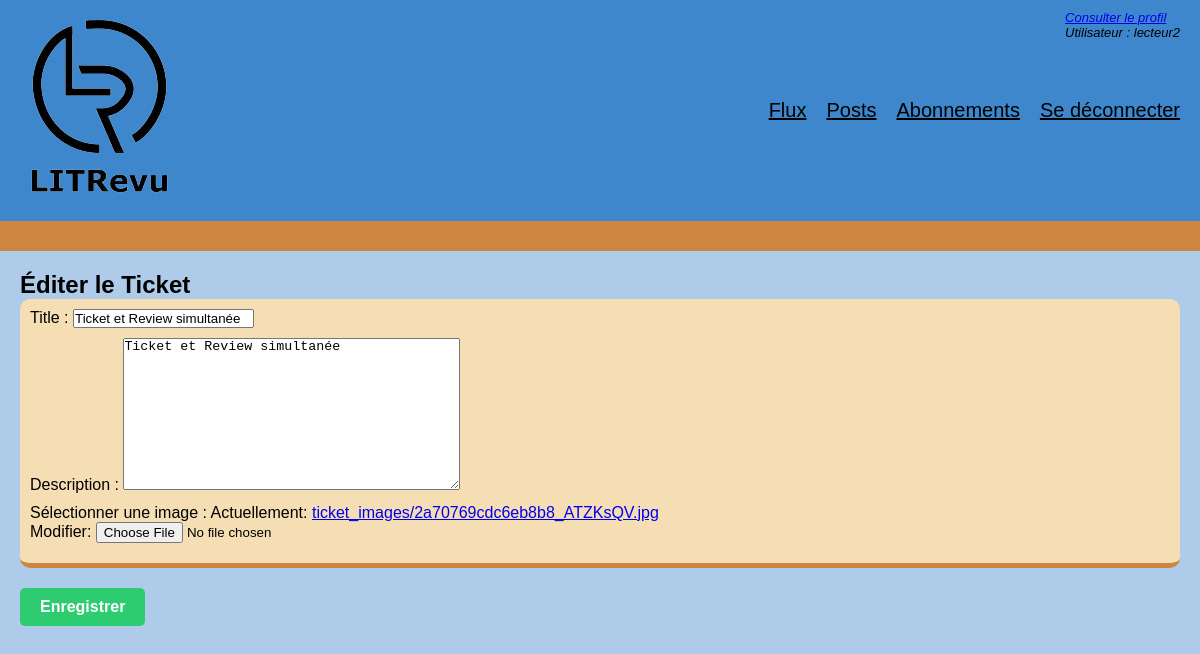
Screenshot of /edit_ticket/24/ (signed in) with the database file from the repository.
### app_books/models.py (models this page shows)
class Ticket(models.Model):
    title = models.CharField(max_length=128)
    description = models.TextField(max_length=2048, blank=True)
    user = models.ForeignKey(to=settings.AUTH_USER_MODEL, on_delete=models.CASCADE)
    image = models.ImageField(upload_to="ticket_images/", null=True, blank=True)
    time_created = models.DateTimeField(auto_now_add=True)
    review_exist = models.BooleanField(default=False)

### app_books/views.py (the view)
# urls.py: path("edit_ticket/<int:ticket_id>/", views.edit_ticket, name="edit_ticket"),
@login_required
def edit_ticket(request, ticket_id):
    ticket = get_object_or_404(Ticket, id=ticket_id, user=request.user)
    if request.method == "POST":
        form = TicketForm(request.POST, request.FILES, instance=ticket)
        if form.is_valid():
            form.save()
            return redirect("posts")
    else:
        form = TicketForm(instance=ticket)
    return render(request, "edit_ticket.html", {"form": form, "ticket": ticket})

### app_books/forms.py
class TicketForm(forms.ModelForm):
    title = forms.CharField(
        widget=forms.TextInput(attrs={"placeholder": "Ajouter un titre"})
    )
    description = forms.CharField(
        widget=forms.Textarea(attrs={"placeholder": "Ajouter une description"})
    )
    image = forms.ImageField(label="Sélectionner une image")
    class Meta:
        model = Ticket
        fields = ("title", "description", "image")

### app_books/templates/edit_ticket.html (shortened to what this page needs)
{% extends 'base.html' %}
{% block content %}
<h2>Éditer le Ticket</h2>
<form method="post" enctype="multipart/form-data">
    <div class="ticket-container">
        {{ form.as_p }}
    </div>
    <button class="button success-button" type="submit">Enregistrer</button>
</form>
{% endblock %}

### app_books/templates/base.html (shortened to what this page needs)
{% load static %}
<!DOCTYPE html>
<html lang="en">
<head>
    <link rel="stylesheet" href="{% static 'styles.css' %}">
    <link rel="stylesheet" href="https://cdnjs.cloudflare.com/ajax/libs/font-awesome/5.15.3/css/all.min.css">
</head>
<body>
    <header>
        <div>
            <img src="{% static 'logo_LITRevu-removebg-preview.png' %}" alt="Logo" />
        </div>
        {% if user.is_authenticated %}
        <nav>
            <ul>
                <li><a href="{% url 'home' %}">Flux</a></li>
                <li><a href="{% url 'posts' %}">Posts</a></li>
                <li><a href="{% url 'subscription' %}">Abonnements</a></li>
                <li><a href="{% url 'logout' %}">Se déconnecter</a></li>
            </ul>
            <div class="user_connected">
                <a href="{% url 'profile' %}">Consulter le profil</a></li>
                <p>Utilisateur : {{ user.username }}</p>
            </div>
        </nav>
        {% endif %}
    </header>
    <div class="container">
        {% block content %}
        {% endblock %}
    </div>
</body>
</html>

### app_books/static/styles.css (style rules this page uses)
* { margin: 0; padding: 0; list-style-type: none; }
body { font-family: Arial, sans-serif; background-color: #aecce9; }
.container { max-width: 1200px; margin: 0 auto; padding: 20px; }
header { display: flex; justify-content: space-between; align-items: center; background-color: #3f87cc; border-bottom: 30px solid peru; padding: 10px 0; }
header img { margin-right: 20px; }
.user_connected { position: absolute; top: 0; right: 0; margin-top: 10px; margin-right: 20px; font-size: small; font-style: italic; }
ul { list-style-type: none; }
nav ul { list-style: none; display: flex; padding: 10px; margin-right: 10px; justify-content: space-around; }
nav ul li { margin-right: 20px; }
nav ul li:last-child { margin-right: 0; }
nav ul li a { text-decoration: underline; transition: color 0.3s; color: black; font-size: 20px; font-weight: 100; }
.ticket-container, .review-container { list-style-type: none; position: relative; }
.ticket-container { background-color: wheat; color: black; padding: 10px; margin-bottom: 20px; border-bottom: 5px solid peru; border-radius: 10px; }
.ticket-container>* { margin-bottom: 10px; }
.button { display: inline-block; padding: 10px 20px; font-size: 16px; font-weight: bold; text-align: center; text-decoration: none; border: none; border-radius: 5px; cursor: pointer; transition: background-color 0.3s, color 0.3s; }
.success-button { background-color: #2ecc71; color: #fff; }

### rows the page displays
Ticket: title "Ticket et Review simultanée", description "Ticket et Review simultanée"

### other values shown
{{ user.username }} "lecteur2"
